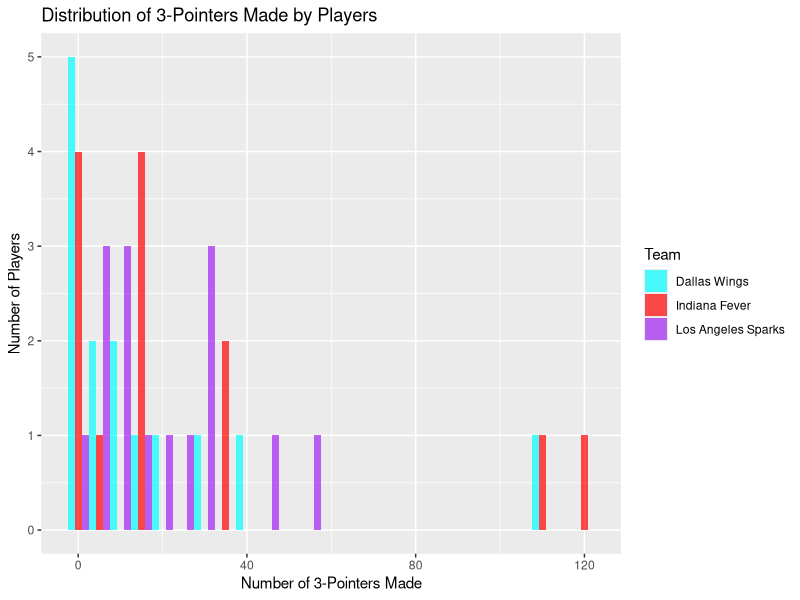
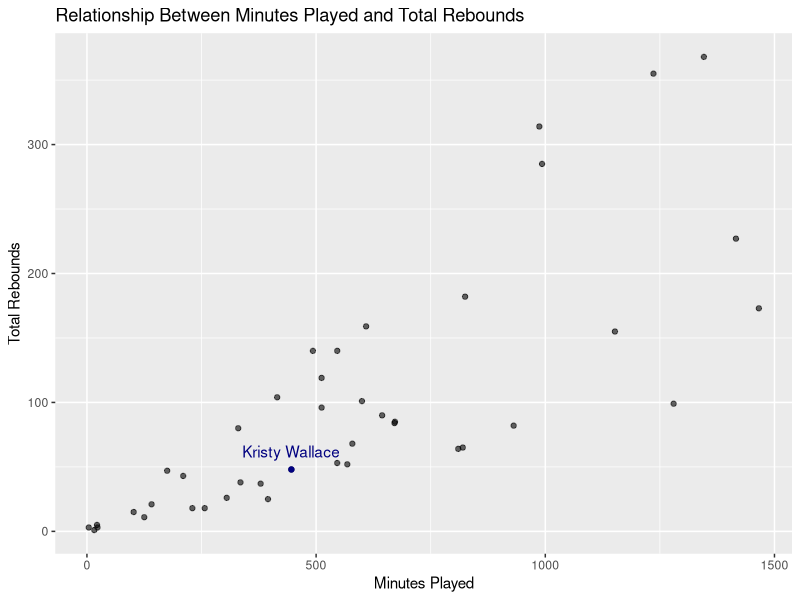

Reproduce these figures in R, in order.
## ---- chunk 1
library(tidyverse)
library(ggplot2)
setwd("~/Documents/UT/SDS 313/17 Homework 5")
## ---- chunk 2
data <- as_tibble(read_csv("data.csv"))
## ---- chunk 3
# Filter for the chosen teams
chosen_teams <- c("Indiana Fever", "Dallas Wings", "Los Angeles Sparks")
filtered_data <- data %>% filter(Team %in% chosen_teams)

# Create the distribution plot
ggplot(filtered_data, aes(x = `3P`, fill = Team)) +  # Use backticks around `3P`
  geom_histogram(binwidth = 5, position = "dodge", alpha = 0.7) +
  labs(title = "Distribution of 3-Pointers Made by Players",
       x = "Number of 3-Pointers Made",
       y = "Number of Players") +
  scale_fill_manual(values = c("Indiana Fever" = "red", "Dallas Wings" = "cyan", "Los Angeles Sparks" = "purple"))
## ---- chunk 4
random_player <- sample(data$Player, 1)
highlight_player <- data %>% filter(Player == random_player)

ggplot(data, aes(x = MP, y = TRB)) +
  geom_point(alpha = 0.6) +
  geom_point(data = highlight_player, aes(x = MP, y = TRB), color = 'navy') +
  geom_text(data = highlight_player, aes(label = Player), vjust = -1, color = "navy") +
  labs(title = "Relationship Between Minutes Played and Total Rebounds",
       x = "Minutes Played",
       y = "Total Rebounds")
